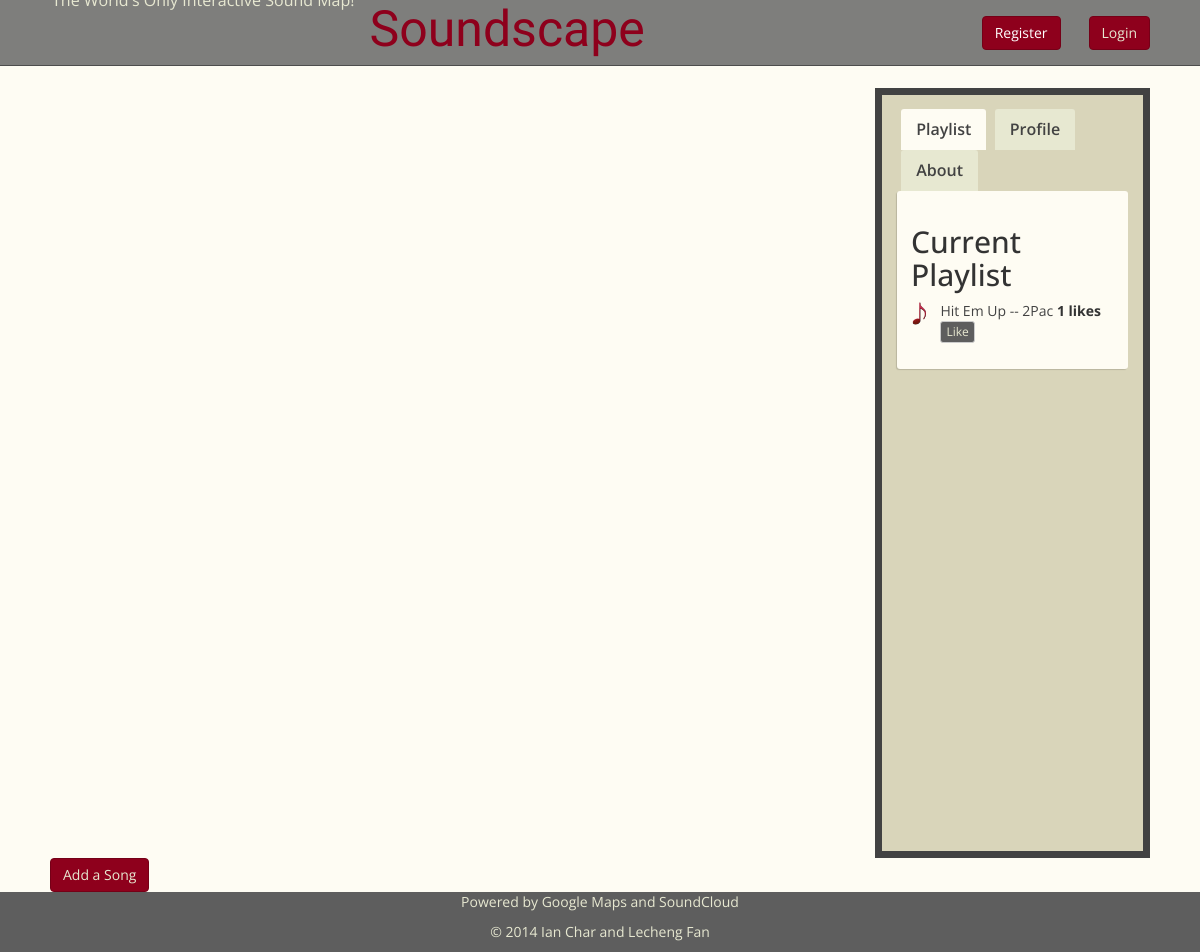
The app's page /soundmap/, older data.
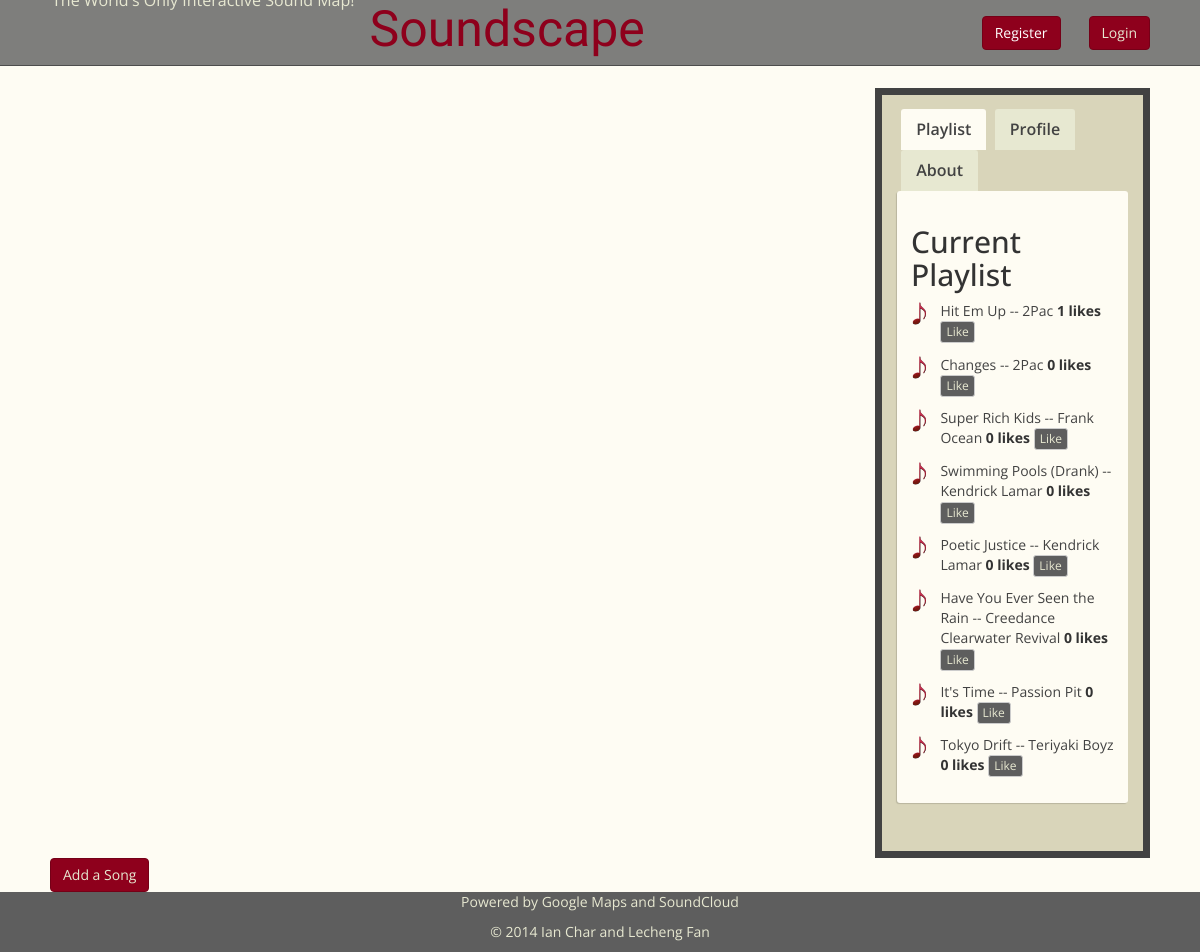
The same page, newer data.
### soundmap/models.py (models this page shows, shortened)
class Song(models.Model):
	name = models.CharField(max_length=128)
	artist = models.CharField(max_length=128)
	url = models.URLField()
	listens = models.IntegerField(default=0)
	likes = models.IntegerField(default=0)
	latitude = models.FloatField(default=0)
	longitude = models.FloatField(default=0)
	uploader = models.ForeignKey(UserProfile)

### soundmap/views.py (the view)
def index(request):
	context = RequestContext(request)
	song_list = Song.objects.order_by('-likes')[:16]
	form=SongForm()
	context_dict = {'song_list':song_list, 'form':form}
	return render_to_response('soundmap/index.html', context_dict, context)

### soundmap/forms.py
class SongForm(forms.ModelForm):
	name = forms.CharField(max_length=128, help_text="Please enter the song name")
	artist = forms.CharField(max_length=128, help_text="Please enter the artist name")
	url = forms.URLField(max_length=200, help_text="Please enter the URL of the Soundcloud file")
	listens = forms.IntegerField(widget=forms.HiddenInput(), initial=0)
	likes = forms.IntegerField(widget=forms.HiddenInput(), initial=0)
	latitude = forms.FloatField(widget=forms.HiddenInput(), initial=0)
	longitude = forms.FloatField(widget=forms.HiddenInput(), initial=0)
	class Meta:
		model = Song
		fields = ('name', 'artist', 'url')

### templates/soundmap/index.html (shortened to what this page needs)
{% extends 'soundmap/base.html' %}
{% load static %}
{% block head_block %}
	<link rel="stylesheet" href="{% static 'jquery-ui/jquery-ui.theme.min.css' %}"/>
	<link rel="stylesheet" href="{% static 'css/index_style.css' %}" />
	<link rel="stylesheet" href="{% static 'css/tab-style.css' %}" />
{% endblock %}
{% block body_block %}
    <div class = "col-md-9" id="mapContainer"></div>
    <div class = "col-md-3" id="songTable">
    	{% block side_block %}
	    <div class="tabs">
		    <ul class="tab-links">
		        <li class="active"><a href="#playlist-tab">Playlist</a></li>
		        <li><a href="#tab2">Profile</a></li>
		        <li><a href="#tab3">About</a></li>
		    </ul>
		    <div class="tab-content">
		        <div id="playlist-tab" class="tab active">
		            <h2>Current Playlist</h2>
		            {% if song_list %}
			    		<ul class = "no-bullet">
			    			{% for song in song_list %}
			    			<li class="playlist">
			    				<a onclick="playMusic('{{song.url}}', {{song.id}})" href="#" id="playSong">{{song.name}} -- {{song.artist}}</a>
			    				<b id="like_count_{{song.id}}">{{song.likes}} likes</b>
			    				<button onclick="likeSong({{song.id}})" id="like-btn-{{song.id}}" data-songid="{{song.id}}" class="btn btn-xs btn-default" type="button">Like</button>
			    			</li>
			    			{% endfor %}
			    		</ul>
			    	{% else %}
				    	<ul>
				    		<li> No songs to play at this time </li>
				    	</ul>
				    {% endif %}
		        </div>
		    </div>
		</div>
		{% endblock %}
    </div>
    <button class="btn btn-primary" data-toggle="modal" data-target=".bs-example-modal-md">Add a Song</button>
{% endblock %}

### templates/soundmap/base.html (shortened to what this page needs)
<!DOCTYPE html>
{% load static %}
<html>
	<head>
	    <link rel="stylesheet" href="{% static 'css/bootstrap.min.css' %}" />
	    {% block head_block %}
		{% endblock %}
		<link rel="stylesheet" href="{% static 'css/base_style.css' %}" />
	</head>
	<body>
		<div class="container-fluid">
			<nav class="navbar navbar-default navbar-fixed-top" id="navigation">
				<div class="container-fluid">
		   			<div class="collapse navbar-collapse" id = "navbar-collapse-1">
		   				<ul class="nav navbar-nav" id="header">
		   					<a href="/soundmap/" id="brand">Soundscape</a>
					  		{% if user.is_authenticated%}
					  			<p class="navbar-text" style="color:#e7e8d1;"> Hello {{user.username}}! </p>
					  		{% else %}
					  			<p class="navbar-text" style="color:#e7e8d1;"> The World's Only Interactive Sound Map! </p>
					  		{% endif %}
		   				</ul>
				  		<ul class="nav navbar-nav navbar-right" id="right-menu">
				  			{% if user.is_authenticated %}
					        	<li class="user-control"><form action="/soundmap/logout/"><input class="btn btn-primary navbar-btn" type="submit" value = "Logout"></form></li>
					       	{% else %}
						       	<li class="user-control"><form action="/soundmap/register"><input class="btn btn-success navbar-btn" type="submit" value="Register"></form></li>
						        <li class="user-control"><form action="/soundmap/login/"><input class="btn btn-primary navbar-btn" type="submit" value="Login"></form></li>
					       	{% endif %}
						</ul>
					</div>
		   		</div>
		  	</nav>
			<div class="col-md-11" id="content">
				{% block body_block %}
				{% endblock %}
			</div>
			<footer class="col-md-12">
				<p> Powered by Google Maps and SoundCloud </p>
				<p>&copy; 2014 Ian Char and Lecheng Fan</p>
			</footer>
		</div>
	</body>
</html>

### static/css/index_style.css (style rules this page uses)
#playSong { color: #424242; text-decoration: none; }
#mapContainer { position: static; height: 55em; float: left; padding: 0; background-color: #fefcf3; }
ul.no-bullet { list-style-type: none; padding: 0px; margin: 0px; }
li.playlist { background: url(note.png) no-repeat left top; background-size: 1.25em; padding-left:2.1em; margin-bottom: 0.8em; }
#songTable { background-color: #d9d5ba; position: relative; padding-top: 1em; height: 55em; border: 0.5em solid #424242; float: right; }

### collected_static/css/tab-style.css (style rules this page uses)
.tabs { width:100%; display:inline-block; }
.tab-links { margin-bottom: 0px; padding-left: 0px; }
.tab-links:after { display:block; clear:both; content:''; }
.tab-links li { margin:0px 0.3em; float:left; list-style:none; }
.tab-links a { padding:9px 15px; display:inline-block; border-radius:3px 3px 0px 0px; background:#e7e8d1; font-size:16px; font-weight:600; color:#424242; transition:all linear 0.15s; }
li.active a, li.active a:hover { background:#fefcf3; color:#424242; }
.tab-content { padding:1em; border-radius:3px; box-shadow:-1px 1px 1px rgba(0,0,0,0.15); background:#fefcf3; height: auto; }
.tab { display:none; }
.tab.active { display:block; }

### static/css/base_style.css (style rules this page uses)
body { font-family: 'Open Sans', cursive; background-color: #fefcf3; }
#navigation { background: rgba(94, 94, 94, 0.8); }
#brand { padding: 0; margin-top: -5px; font-family: 'Yellowtail', cursive; font-size: 50px; color: #8e001c; text-decoration: none; }
.navbar-text { margin-left: 2px; margin-top: -5px; margin-bottom: 5px; font-size:16px; color: }
.container-fluid { padding: 0; }
#header { margin-top: -0.45em; display: block; margin-left: 4.167%; }
#content { margin-top: 6.32em; position: static; margin-left: 4.167%; background-color: #fefcf3; padding-left: 0; padding-right: 0; }
#navbar-collapse-1 { position: relative; width: 100%; overflow: hidden; }
#right-menu { position: absolute; margin-right: 4.167%; text-align: center; height: 100%; text-align: center; right: 0; }
.user-control { padding-left: 2em; top: 50%; transform: translateY(-50%); }
footer { position: static; float: clear; text-align: center; color: #e7e8d1; background-color: #5e5e5e; }

Row changes from the older to the newer data that the page shows:
added Song: name "Changes", artist "2Pac", likes "0"
added Song: name "Super Rich Kids", artist "Frank Ocean", likes "0"
added Song: name "Swimming Pools (Drank)", artist "Kendrick Lamar", likes "0"
added Song: name "Poetic Justice", artist "Kendrick Lamar", likes "0"
added Song: name "Have You Ever Seen the Rain", artist "Creedance Clearwater Revival", likes "0"
added Song: name "It's Time", artist "Passion Pit", likes "0"
added Song: name "Tokyo Drift", artist "Teriyaki Boyz", likes "0"
